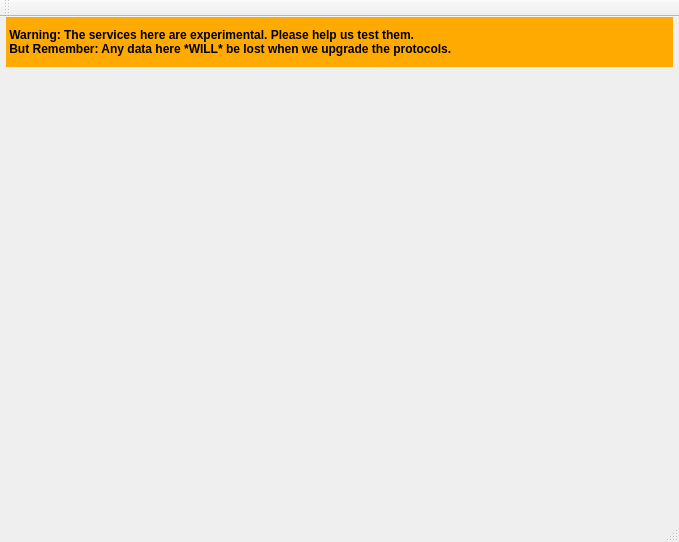
<?xml version="1.0" encoding="UTF-8"?>
<ui version="4.0">
 <class>ApplicationWindow</class>
 <widget class="QMainWindow" name="ApplicationWindow">
  <property name="geometry">
   <rect>
    <x>0</x>
    <y>0</y>
    <width>679</width>
    <height>542</height>
   </rect>
  </property>
  <property name="windowTitle">
   <string>RetroShare</string>
  </property>
  <property name="iconSize">
   <size>
    <width>24</width>
    <height>24</height>
   </size>
  </property>
  <property name="toolButtonStyle">
   <enum>Qt::ToolButtonTextUnderIcon</enum>
  </property>
  <widget class="QWidget" name="centralwidget">
   <layout class="QGridLayout">
    <property name="leftMargin">
     <number>6</number>
    </property>
    <property name="topMargin">
     <number>0</number>
    </property>
    <property name="rightMargin">
     <number>6</number>
    </property>
    <property name="bottomMargin">
     <number>0</number>
    </property>
    <property name="horizontalSpacing">
     <number>0</number>
    </property>
    <item row="1" column="0">
     <widget class="MainPageStack" name="stackPages" native="true"/>
    </item>
    <item row="0" column="0">
     <widget class="QLabel" name="label">
      <property name="maximumSize">
       <size>
        <width>16777215</width>
        <height>50</height>
       </size>
      </property>
      <property name="palette">
       <palette>
        <active>
         <colorrole role="Base">
          <brush brushstyle="SolidPattern">
           <color alpha="255">
            <red>255</red>
            <green>255</green>
            <blue>255</blue>
           </color>
          </brush>
         </colorrole>
         <colorrole role="Window">
          <brush brushstyle="SolidPattern">
           <color alpha="255">
            <red>255</red>
            <green>170</green>
            <blue>0</blue>
           </color>
          </brush>
         </colorrole>
        </active>
        <inactive>
         <colorrole role="Base">
          <brush brushstyle="SolidPattern">
           <color alpha="255">
            <red>255</red>
            <green>255</green>
            <blue>255</blue>
           </color>
          </brush>
         </colorrole>
         <colorrole role="Window">
          <brush brushstyle="SolidPattern">
           <color alpha="255">
            <red>255</red>
            <green>170</green>
            <blue>0</blue>
           </color>
          </brush>
         </colorrole>
        </inactive>
        <disabled>
         <colorrole role="Base">
          <brush brushstyle="SolidPattern">
           <color alpha="255">
            <red>255</red>
            <green>170</green>
            <blue>0</blue>
           </color>
          </brush>
         </colorrole>
         <colorrole role="Window">
          <brush brushstyle="SolidPattern">
           <color alpha="255">
            <red>255</red>
            <green>170</green>
            <blue>0</blue>
           </color>
          </brush>
         </colorrole>
        </disabled>
       </palette>
      </property>
      <property name="font">
       <font>
        <weight>75</weight>
        <bold>true</bold>
       </font>
      </property>
      <property name="autoFillBackground">
       <bool>true</bool>
      </property>
      <property name="text">
       <string> Warning: The services here are experimental. Please help us test them. 
 But Remember: Any data here *WILL* be lost when we upgrade the protocols.</string>
      </property>
     </widget>
    </item>
   </layout>
  </widget>
  <widget class="QStatusBar" name="statusbar"/>
  <widget class="QToolBar" name="toolBar">
   <property name="contextMenuPolicy">
    <enum>Qt::CustomContextMenu</enum>
   </property>
   <property name="movable">
    <bool>true</bool>
   </property>
   <property name="allowedAreas">
    <set>Qt::TopToolBarArea</set>
   </property>
   <property name="orientation">
    <enum>Qt::Horizontal</enum>
   </property>
   <property name="iconSize">
    <size>
     <width>24</width>
     <height>24</height>
    </size>
   </property>
   <property name="toolButtonStyle">
    <enum>Qt::ToolButtonTextUnderIcon</enum>
   </property>
   <attribute name="toolBarArea">
    <enum>TopToolBarArea</enum>
   </attribute>
   <attribute name="toolBarBreak">
    <bool>false</bool>
   </attribute>
  </widget>
 </widget>
 <customwidgets>
  <customwidget>
   <class>MainPageStack</class>
   <extends>QWidget</extends>
   <header>gui/mainpagestack.h</header>
  </customwidget>
 </customwidgets>
 <resources/>
 <connections/>
</ui>
